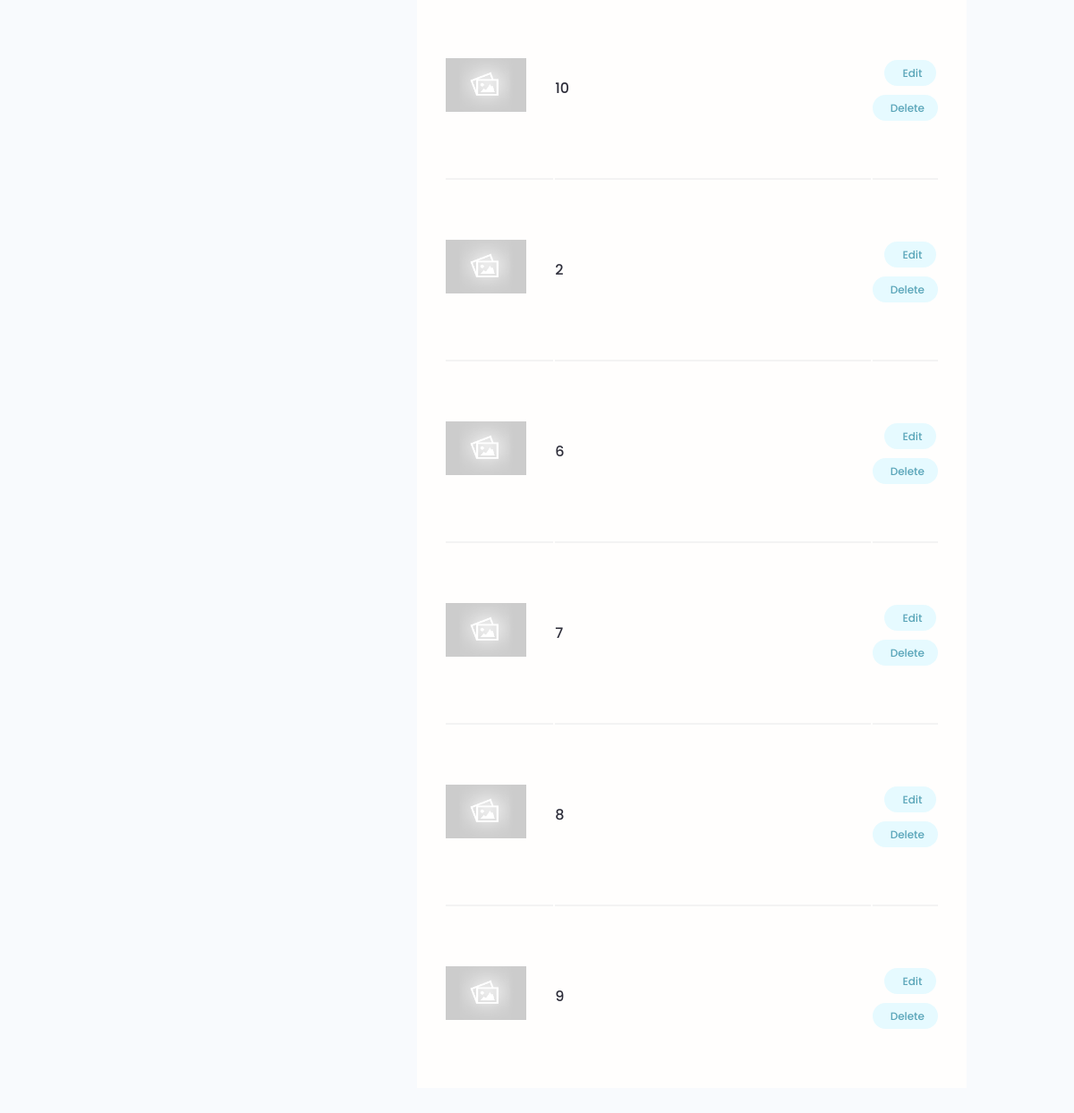
Page /account/ (signed in, lower part) on the earlier database version.
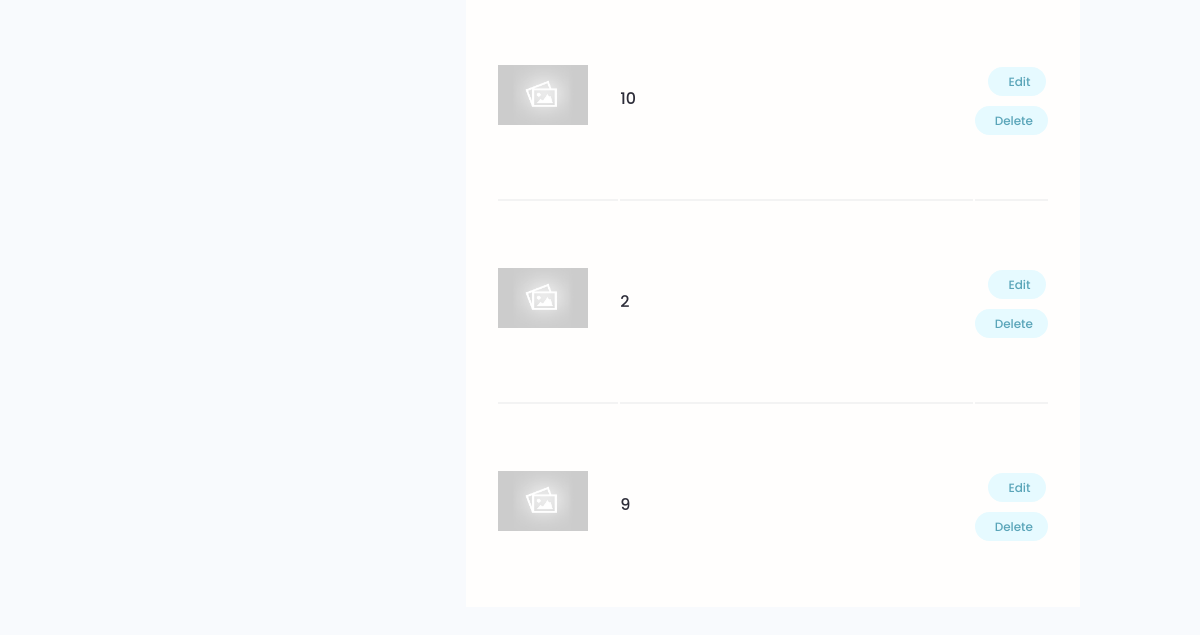
Same page on the later database version.
### projects/models.py (models this page shows, shortened)
class Project(models.Model):
    owner = models.ForeignKey(Profile, null=True, blank=True, on_delete=models.CASCADE)
    title = models.CharField(max_length=200)
    description = models.TextField(null=True, blank=True)
    featured_image = models.ImageField(null=True, blank=True, default='default.jpg')
    demo_link = models.CharField(max_length=2000, null=True, blank=True)
    source_link = models.CharField(max_length=2000, null=True, blank=True)
    tags = models.ManyToManyField('Tag', blank=True)
    vote_total = models.IntegerField(default=0, null=True, blank=True)
    vote_ratio = models.IntegerField(default=0, null=True, blank=True)
    created = models.DateTimeField(auto_now_add=True)
    id = models.UUIDField(default=uuid.uuid4, unique=True, primary_key=True, editable=False)
    class Meta:
        ordering = ['-vote_ratio', '-vote_total', 'title']
    @property
    def imageURL(self):
        try:
            url = self.featured_image.url
        except:
            url = ''
        return url

### users/views.py (the view)
# urls.py: path('account/', user_account, name='account'),
@login_required(login_url='login')
def user_account(request):
    profile = request.user.profile
    skills = profile.skill_set.all()
    projects = profile.project_set.all()
    context = {
        'profile':profile,
        'skills':skills,
        'projects':projects,
    }
    return render(request, 'users/account.html', context)

### users/models.py (called while the page is built)
    @property
    def imageURL(self):
        try:
            url = self.profile_image.url
        except:
            url = ''
        return url

### users/templates/users/account.html (shortened to what this page needs)
{% extends "main.html" %}
{% block content %}
<main class="settingsPage profile my-md">
  <div class="container">
    <div class="layout">
      <div class="column column--1of3">
      </div>
      <div class="column column--2of3">
        <table class="settings__table">
          {% for project in projects %}
          <tr>
            <td class="settings__thumbnail">
              <a href="{% url 'project' project.id %}"><img src="{{project.imageURL}}" alt="Project Thumbnail" /></a>
            </td>
            <td class="settings__tableInfo">
              <a href="{% url 'project' project.id %}">{{project.title}}</a>
            </td>
            <td class="settings__tableActions">
              <a class="tag tag--pill tag--main settings__btn" href="{% url 'update-project' pk=project.id %}"> Edit</a>
              <a class="tag tag--pill tag--main settings__btn" href="{% url 'delete-project' pk=project.id %}?prev=/account">Delete</a>
            </td>
          </tr>
          {% endfor %}
        </table>
      </div>
    </div>
  </div>
</main>
{% endblock %}

Differences in the rows shown:
removed Project: imageURL (placeholder picture), title "6"
removed Project: imageURL (placeholder picture), title "7"
removed Project: imageURL (placeholder picture), title "8"
